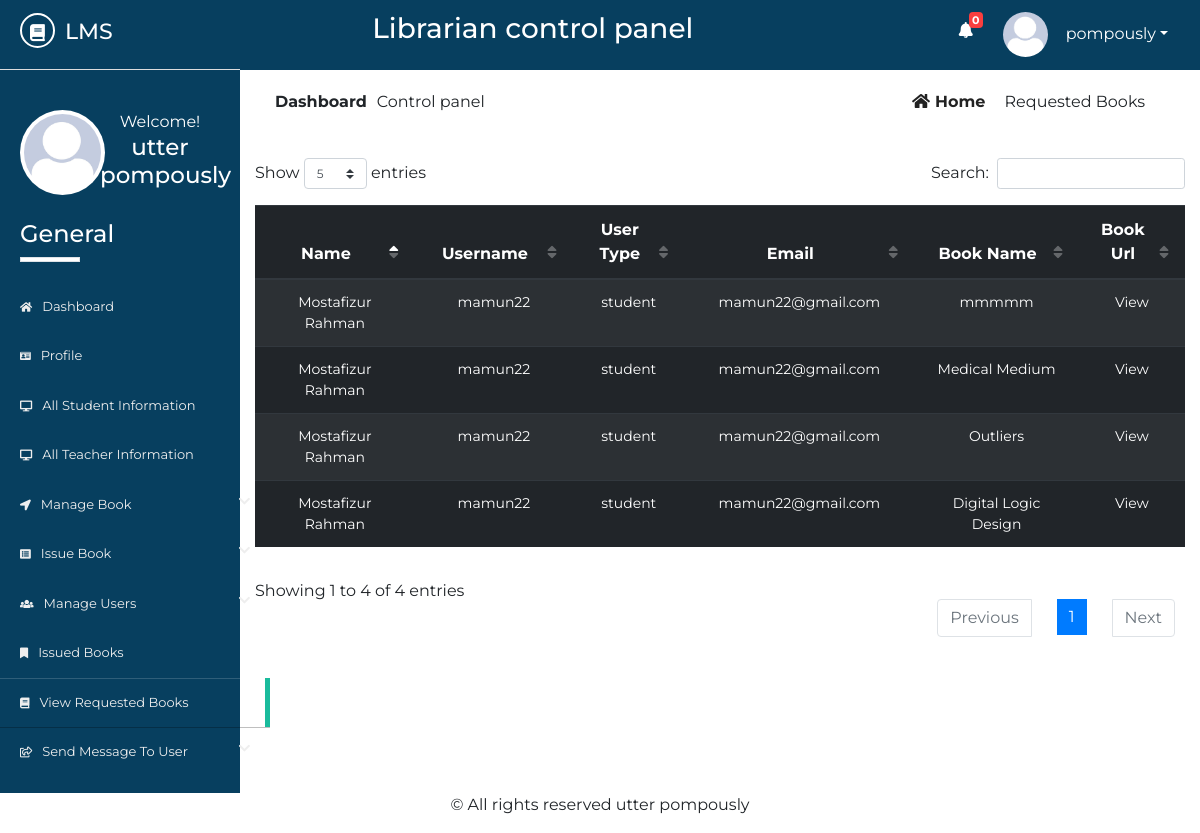
/Source/librarian/requested-books.php (signed in), run on the app's committed database.
### tables this page shows
CREATE TABLE IF NOT EXISTS `lib_registration` (
  `id` int NOT NULL AUTO_INCREMENT,
  `name` varchar(50) NOT NULL,
  `username` varchar(20) NOT NULL,
  `password` varchar(20) NOT NULL,
  `email` varchar(50) NOT NULL,
  `phone` varchar(20) NOT NULL,
  `address` varchar(100) NOT NULL,
  `photo` varchar(500) NOT NULL,
  `status` varchar(7) NOT NULL,
  PRIMARY KEY (`id`)
);

CREATE TABLE IF NOT EXISTS `request_books` (
  `id` int NOT NULL AUTO_INCREMENT,
  `name` varchar(50) NOT NULL,
  `username` varchar(50) NOT NULL,
  `email` varchar(50) NOT NULL,
  `utype` varchar(10) NOT NULL,
  `bname` varchar(50) NOT NULL,
  `burl` varchar(500) NOT NULL,
  `read1` varchar(3) NOT NULL,
  PRIMARY KEY (`id`)
);

### Source/librarian/requested-books.php (the view, shortened to what this page needs)
       <?php
   $page = 'rbook';
   include 'inc/header.php';
   include 'inc/connection.php';
   mysqli_query($link,"update request_books set read1='yes'");
?>
<div class="dashboard-content">
	<div class="dashboard-header">
		<div class="container">
			<div class="row">
				<div class="col-md-6">
					<div class="left">
						<p><span>dashboard</span>Control panel</p>
					</div>
				</div>
				<div class="col-md-6">
					<div class="right text-right">
						<a href="dashboard.php"><i class="fas fa-home"></i>home</a>
						<span class="disabled">requested books</span>
					</div>
				</div>
			</div>
			<div class="issued-content">
				<div class="row">
					<div class="col-md-12">
						<div class="rbook-info status">
							<table id="dtBasicExample" class="table  table-striped table-dark text-center">
								<thead>
									<tr>
										<th>Name</th>
										<th>Username</th>
										<th>User Type</th>
										<th>Email</th>
										<th>Book Name</th>
										<th>Book Url</th>
									</tr>
								</thead>
								<tbody>
                                   <?php
                                       $res= mysqli_query($link, "select * from request_books ORDER BY id DESC");
                                       while ($row=mysqli_fetch_array($res)) {
                                           $burl = $row['burl'];
                                           echo "<tr>";
                                           echo "<td>"; echo $row["name"]; echo "</td>";
                                           echo "<td>"; echo $row["username"]; echo "</td>";
                                           echo "<td>"; echo $row["utype"]; echo "</td>";
                                           echo "<td>"; echo $row["email"]; echo "</td>";
                                           echo "<td>"; echo $row["bname"]; echo "</td>";
                                           echo "<td>";
                                           ?><a href="<?php echo $burl; ?>" target="_blank">View</a><?php
                                           echo "</td>";
                                           echo "</tr>";
                                       }
                                   ?>
                                   </tbody>
							</table>
						</div>
					</div>
				</div>
			</div>
		</div>
	</div>
</div>
<?php
include 'inc/footer.php';
?>

### Source/librarian/inc/header.php (shortened to what this page needs)
<?php
    include 'inc/connection.php';
    $res = mysqli_query($link,"select * from request_books where read1='no'");
    $not= mysqli_num_rows($res);
 ?>
<!DOCTYPE html>
<html lang="en">
<head>
	<link rel="stylesheet" href="inc/css/bootstrap.min.css">
	<link rel="stylesheet" href="inc/css/bootstrap-select.min.css">
	<link rel="stylesheet" href="inc/css/fontawesome-all.min.css">
	<link rel="stylesheet" href="inc/css/datatables.min.css">
	<link rel="stylesheet" href="inc/css/pro1.css">
</head>
<body>
	<div class="main-content">
		<div class="wrapper">
			<div class="left-sidebar">
				<div class="p-title">
                    <h3><a href=""><i class="fas fa-book"></i><span>lms</span></a></h3>
				</div>
				<div class="profile">
					<div class="profile-pic">
                        <?php
                            $res = mysqli_query($link, "select * from lib_registration where username='".$_SESSION['username']."'");
                            while ($row = mysqli_fetch_array($res)){
                                ?><img src="<?php echo $row["photo"]; ?> " height="" width="" alt="something wrong" class="rounded-circle"></a> <?php
                            }
                        ?>
					</div>
					<div class="profile-info text-center">
						<span>Welcome!</span>
						<h2>
              <?php
                $res = mysqli_query($link, "select * from lib_registration where username='".$_SESSION['username']."'");
                while ($row = mysqli_fetch_array($res)){
                  $name  =  $row["name"];
                  echo $name;
                }
              ?>
            </h2>
					</div>
				</div>
				<div class="sidebar-menu">
					<h3>General</h3>
					<div class="border"></div>
	                <ul>
	                    <li class="menu <?php if($page=='home'){ echo 'active';} ?>">
      						<a href="dashboard.php"><i class="fas fa-home"></i>Dashboard</a>
    					</li>
    					  <li class="menu <?php if($page=='profile'){ echo 'active';} ?>">
      						<a href="profile.php"><i class="fas fa-id-card"></i>profile</a>
    					</li>
	                    <li class="menu <?php if($page=='sinfo'){ echo 'active';} ?>">
      						<a href="all-student-info.php"><i class="fas fa-desktop"></i>all student information</a>
    					</li>
    					<li class="menu <?php if($page=='tinfo'){ echo 'active';} ?>">
      						<a href="all-teacher-info.php"><i class="fas fa-desktop"></i>all teacher information</a>
    					</li>
    					<li class="menu menu-toggle2">
      						<a href="#"><i class="fas fa-location-arrow"></i>manage book <span class="fa fa-chevron-down"></span></a>
    					</li>
	                   <li class="menu menu-toggle1">
      						<a href="#"><i class="fas fa-list-alt"></i>issue book <span class="fa fa-chevron-down"></span></a>
    					</li>
    					<li class="menu menu-toggle3">
      						<a href="#"><i class="fas fa-users"></i>manage users <span class="fa fa-chevron-down"></span></a>
    					</li>
    					 <li class="menu <?php if($page=='ibook'){ echo 'active';} ?>">
      						<a href="issued-books.php"><i class="fas fa-bookmark"></i>issued books</a>
    					</li>
    					<li class="menu <?php if($page=='rbook'){ echo 'active';} ?>">
      						<a href="requested-books.php"><i class="fas fa-book"></i>view requested books</a>
    					</li>
    					<li class="menu menu-toggle4">
      						<a href="#"><i class="far fa-share-square"></i>send message to user <span class="fa fa-chevron-down"></span></a>
    					</li>
    				</ul>
				</div>
			</div>
			<div class="content">
				<div class="inner">
					<div class="heading text-center">
						<h3>Librarian control panel</h3>
					</div>
					<div class="header-profile text-right">
						<ul>
                            <li class="icon">
                                <a href="requested-books.php" ><i class="fas fa-bell"></i></a>
                                <span class="count" onclick="window.location='requested-books.php'"><b><?php echo $not; ?></b></span>
                            </li>
							<li class="dropdown">
                                <?php
                                     $res = mysqli_query($link, "select * from lib_registration where username='".$_SESSION['username']."'");
                                     while ($row = mysqli_fetch_array($res)){
                                         ?><a href="" class="dropdown-toggle" data-toggle="dropdown"><img src="<?php echo $row["photo"]; ?>" alt=""><span><?php echo $_SESSION["username"]; ?></span></a> <?php
                                     }
                                ?>
							</li>
						</ul>
					</div>
				</div>

### Source/librarian/inc/css/pro1.css (style rules this page uses)
* { margin: 0; padding: 0; }
body { font-family: 'Montserrat', sans-serif; }
.border { width: 60px; height: 5px; background: #fff; }
.main-content { width: 100%; height: auto; overflow: hidden; }
.main-content .left-sidebar { width: 20%; height: auto; background: #073f5f; float: left; }
.main-content .left-sidebar .p-title { width: 100%; padding: 13px; padding-left: 20px; background: #073f5f; border-bottom: 1px solid #ddd; }
.main-content .p-title a { text-decoration: none; color: #fff; font-size: 22px; text-transform: uppercase; }
.main-content .p-title a i { width: 35px; height: 35px; line-height: 35px; text-align: center; font-size: 17px; border-radius: 50%; border: 2px solid #fff; }
.main-content .p-title a span { margin-left: 10px; }
.main-content .left-sidebar .profile { width: 100%; padding: 20px; margin-top: 0; padding-top: 0; }
.main-content .left-sidebar .profile .profile-pic { width: 40%; float: left; }
.main-content .left-sidebar .profile img { width: 85px; height: 85px; position: inherit; padding: 4px; background: #fff; overflow: hidden; }
.main-content .left-sidebar .profile .profile-info { width: 60%; float: left; color: #fff; }
.main-content .left-sidebar .profile .profile-info h2 { font-size: 23px; }
.sidebar-menu { color: #fff; width: 100%; padding-top: 60px; padding-left: 0; }
.sidebar-menu h3 { margin-left: 20px; font-size: 24px; }
.sidebar-menu .border { margin-left: 20px; margin-bottom: 20px; }
.sidebar-menu ul li a { text-decoration: none; color: #eee; width: 270px; padding: 15px 20px; font-size: 13px; display: block; text-transform: capitalize; transition: all .5s ease; }
.sidebar-menu ul { padding-left: 0; }
.sidebar-menu ul li a i { margin-right: 10px; font-size: smaller; }
.sidebar-menu ul li a span { float: right; }
.content { width: 80%; height: auto; float: right; }
.content .inner { width: 100%; height: 70px; background: #073f5f; padding: 12px; }
.content .inner .heading { width: 60%; float: left; color: #fff; }
.content .inner .header-profile { width: calc(40%-20px); float: right; margin-right: 20px; position: relative; }
.content .inner .header-profile .icon i { margin-right: 30px; font-size: 16px; margin-top: 10px; }
.header-profile .dropdown span { color: #fff; margin-left: 10px; }
.header-profile .icon span { color: #fff; position: absolute; left: 10px; top: 0; font-size: 11px; width: 14px; height: 16px; line-height: 16px; text-align: center; border-radius: 4px; background: #FA3E3E; }
.header-profile ul li { list-style: none; float: left; }
.header-profile ul li i { color: #fff; }
.header-profile img { width: 40px; height: 40px; border-radius: 50%; margin-right: 8px; }
.dropdown a { text-decoration: none; color: #fff; }
.dropdown img { width: 45px; height: 45px; border-radius: 50%; }
.dashboard-header .left { padding: 20px; }
.dashboard-header .left p span { text-transform: capitalize; margin-right: 10px; font-weight: bold; }
.dashboard-header .right { padding: 20px; margin-right: 20px; }
.dashboard-header .right a { text-transform: capitalize; text-decoration: none; color: #222; margin-right: 15px; font-weight: bold; }
.dashboard-header .right a i { margin-right: 5px; }
.dashboard-header .right span { text-transform: capitalize; }
.rbook-info tbody { font-size: 14px; }
.rbook-info a { text-decoration: none; color: #fff; }
.sidebar-menu li.active a { box-shadow: rgba(0, 0, 0, 0.25) 0 1px 0, inset rgba(255, 255, 255, 0.16) 0 1px 0; border-right: 5px solid #1ABB9C; }

### data on the page
lib_registration: photo (picture), name "utter pompously"
request_books: name "Mostafizur Rahman", username "mamun22", utype "student", email "mamun22@gmail.com", bname "mmmmm"
request_books: name "Mostafizur Rahman", username "mamun22", utype "student", email "mamun22@gmail.com", bname "Medical Medium"
request_books: name "Mostafizur Rahman", username "mamun22", utype "student", email "mamun22@gmail.com", bname "Outliers"
request_books: name "Mostafizur Rahman", username "mamun22", utype "student", email "mamun22@gmail.com", bname "Digital Logic Design"

### other printed values
$not "0"
